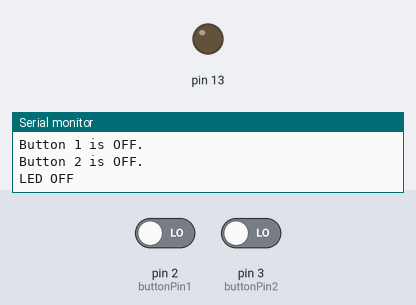
Simulated run of this sketch. Board: Arduino Uno, built with avr-gcc and run on an emulated ATmega328P. On the bench: output pins drawn as LEDs (lit = HIGH), the last lines printed to the serial monitor. The inputs (shaded band) are chosen by the test bench; at power-on: pin 2 (buttonPin1) LOW, pin 3 (buttonPin2) LOW.

Above: at 2.8 s.
2.9 s: pin 2 (buttonPin1) driven HIGH and pin 3 (buttonPin2) driven HIGH
At 3.5 s:
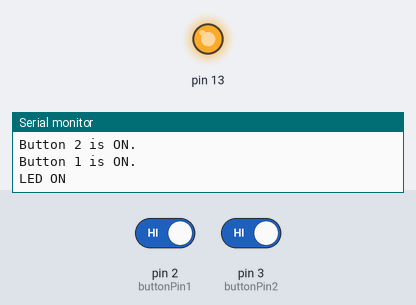
4.5 s: pin 2 (buttonPin1) driven LOW
At 5.3 s:
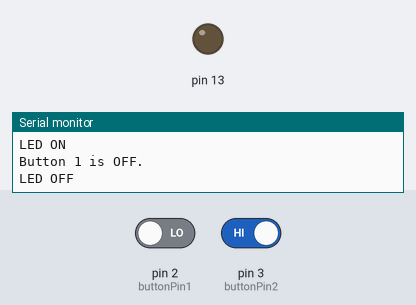
6.0 s: pin 2 (buttonPin1) driven HIGH
At 6.4 s:
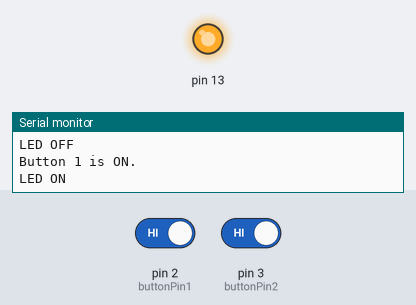
Timing chart, 0 to 8.5 s (numbered marks = the images above; inputs shaded):
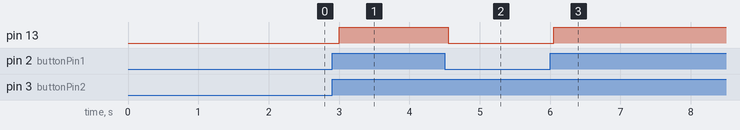

Measured:
- after the input at 2.9 s, pin 13: LOW → HIGH after 0.10 s
- after the input at 4.5 s, pin 13: HIGH → LOW after 0.05 s
- after the input at 6.0 s, pin 13: LOW → HIGH after 0.05 s

The sketch:

labexe4problem1.ino
```cpp
//AND

const int buttonPin1 = 2;
const int buttonPin2= 3;
int buttonState1 = LOW;
int buttonState2 = LOW;
boolean checkbut1foron= true;
boolean checkbut1foroff= true;
boolean checkbut2foron= true;
boolean checkbut2foroff= true;
boolean outputon=true;
boolean outputoff=true;

void setup() {
  Serial.begin(9600);

  pinMode(buttonPin1,INPUT);
  pinMode(buttonPin2, INPUT);
  pinMode(13, OUTPUT);

}

void loop() {

  buttonState1 = digitalRead(buttonPin1);
  buttonState2 = digitalRead(buttonPin2);

  if(checkbut1foron==true && buttonState1==HIGH){
    delay(50);
    Serial.println("Button 1 is ON.");
    checkbut1foron=false;
    checkbut1foroff=true;
    }
  if(checkbut1foroff==true && buttonState1==LOW){
    delay(50);
    Serial.println("Button 1 is OFF.");
    checkbut1foroff=false;
    checkbut1foron=true;
    outputoff=true;
    }
  if(checkbut2foron==true && buttonState2==HIGH){
    delay(50);
    Serial.println("Button 2 is ON.");
    checkbut2foron=false;
    checkbut2foroff=true;
    }
  if(checkbut2foroff==true && buttonState2==LOW){
    delay(50);
    Serial.println("Button 2 is OFF.");
    checkbut2foroff=false;
    checkbut2foron=true;
    outputoff=true;
    }


  if ((buttonState1 == HIGH) && (buttonState2 == HIGH))
  {
    digitalWrite(13, HIGH);
    if(outputon==true){
    Serial.println("LED ON");
    outputon=false;
    outputoff=true;

  }}
  else
  {
    digitalWrite(13, LOW);
    outputon==true;
    if(outputoff==true){
      Serial.println("LED OFF");
    outputon =true;
    outputoff=false;
    }
  }
  }
```
